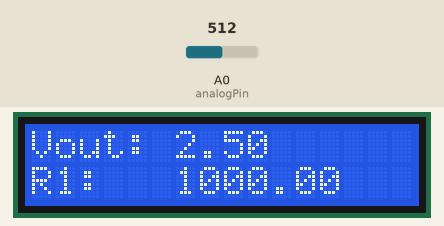
A sketch run on a simulated Arduino Uno, built with avr-gcc and run on an emulated ATmega328P. Shown: 16×2 character LCD. The inputs (shaded band) are chosen by the test bench; at power-on: A0 (analogPin) = 512.

Above: at 1.2 s.
1.3 s: A0 (analogPin) set to 716
At 3.7 s:
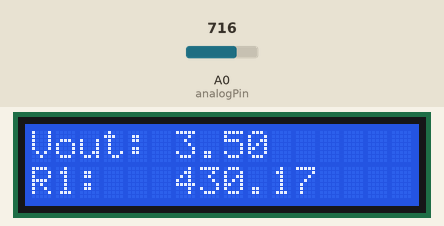
4.6 s: A0 (analogPin) set to 900
At 8.3 s:
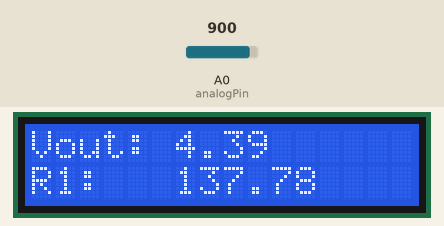
8.6 s: A0 (analogPin) set to 1023
At 12.2 s:
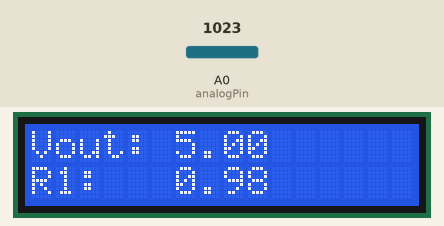
Timing chart, 0 to 13.7 s (numbered marks = the images above; inputs shaded):
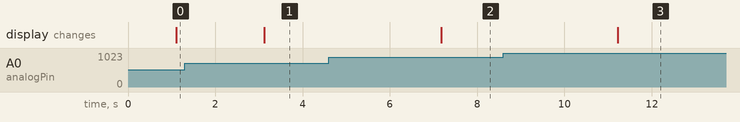

Measured:
- after the input at 1.3 s, the display: changes after 1.8 s (image 1)
- after the input at 4.6 s, the display: changes after 2.6 s (image 2)
- after the input at 8.6 s, the display: changes after 2.6 s (image 3)

The sketch:

Cooler_potentiometer.ino
```cpp
#include <LiquidCrystal_I2C.h>

int analogPin = 0;
int raw = 0;
int Vin = 5;
float Vout = 0;
float R2 = 1000;
float R1 = 0;
float buffer = 0;

LiquidCrystal_I2C lcd(0x27, 16, 2);

void setup() {
  lcd.init();
  lcd.clear();
  lcd.backlight();

  lcd.setCursor(0, 0);
  lcd.print("Vout:");

  lcd.setCursor(0, 1);
  lcd.print("R1:");
}

void loop() {
  raw = analogRead(analogPin);
  if (raw) {
    buffer = raw * Vin;
    Vout = (buffer) / 1024.0;
    buffer = (Vin / Vout) - 1;
    R1 = R2 * buffer;

    Serial.print("Vout: ");
    Serial.println(Vout);
    Serial.print("R1: ");
    Serial.println(R1);
    delay(1000);

    lcd.clear();
    lcd.setCursor(0, 0);
    lcd.print("Vout:");
    lcd.setCursor(6, 0);
    lcd.print(Vout);
    lcd.setCursor(0, 1);
    lcd.print("R1:");
    lcd.setCursor(6, 1);
    lcd.print(R1);
    delay(1000);
  }
}
```
